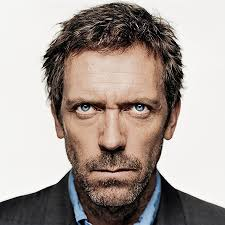
#> input picture Imagenes/rostro.jpg, 225 x 225 px
$ jupyter execute 'Haar Cascade simple.ipynb'
#> lines starting #> are read from the running program, lines starting #| are printed output that depends on the picture; after the words box and inside, x2 and y2 are one past the last pixel; in counts of white or black regions, pixels touching at a corner belong together
[cell 1]
#Importamos librerias necesarias
import cv2
import os

[cell 2]
#Cargamos el modelo, en este caso será haarcascade_frontalface_default.xml o haarcascade_fullbody.xml
person_cascade = cv2.CascadeClassifier( '../../xmls/haarcascade_frontalface_default.xml')
print(person_cascade)
#Seleccionamos la imagen
frame = cv2.imread('../../Imagenes/rostro.jpg')
#> frame is the input picture: shape (225, 225, 3); mean B, G, R 152, 158.1, 168.9

[cell 3]
#El Haar-cascade classifier necesita escala de grises
gray_frame = cv2.cvtColor(frame, cv2.COLOR_RGB2GRAY)
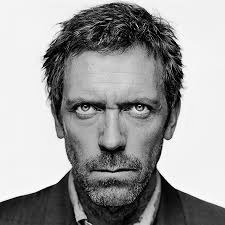
#> gray_frame: shape (225, 225); min 0, max 255, mean 157.6

rects = person_cascade.detectMultiScale(gray_frame)
#> rects = [[46, 56, 133, 133]]

[cell 4]
for (x, y, w, h) in rects:
    #Dibujar la caja
    cv2.rectangle(frame, (x,y), (x+w,y+h),(0,255,0),2)
#> this loop made 1 pass
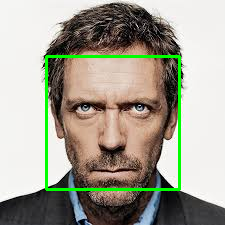
#> frame: shape (225, 225, 3); 3.14% of pixels changed, all inside (x1, y1, x2, y2) = (45, 55, 181, 191)
#Mostramos la cara dibujada
cv2.imshow("Haar Cascade", frame)
cv2.waitKey(0);

$ run again, with Imagenes/silueta.jpg copied over Imagenes/rostro.jpg
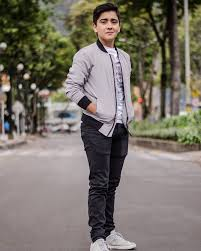
#> input picture Imagenes/silueta.jpg, 201 x 251 px
#> frame is the input picture: shape (251, 201, 3); mean B, G, R 106.8, 116, 122.5
#> `gray_frame = cv2.cvtColor(frame, cv2.COLOR_RGB2GRAY)`:
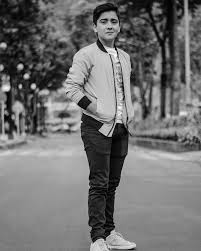
#> gray_frame: shape (251, 201); min 0, max 254, mean 113.9
#> rects = [[95, 10, 30, 30]]
#> the loop `for (x, y, w, h) in rects:` made 1 pass
#> after the loop `for (x, y, w, h) in rects:`:
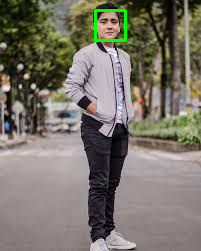
#> frame: shape (251, 201, 3); 0.71% of pixels changed, all inside (x1, y1, x2, y2) = (94, 9, 127, 42)
